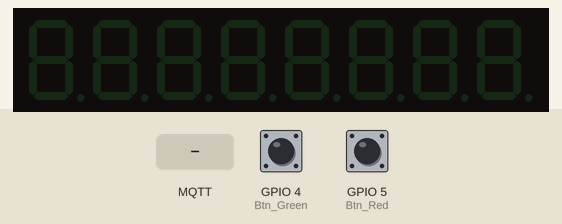
Bench run of a program on a simulated ESP8266 (NodeMCU). Shown: 8-digit seven-segment display. The inputs (shaded band) are chosen by the test bench; at power-on: GPIO 4 (Btn_Green) HIGH, GPIO 5 (Btn_Red) HIGH. WiFi joins after 1.5 s; servers stay silent unless stated; no MQTT or app messages arrive unless stated; what the program prints to the serial monitor is not drawn.

Above: at 2.7 s.
2.8 s: MQTT message "on" arrives on the first subscribed topic
At 3.8 s:
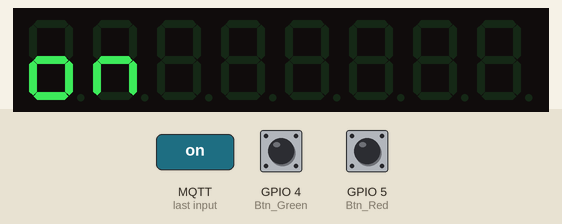
4.3 s: MQTT message "1" arrives on the first subscribed topic
At 5.0 s:
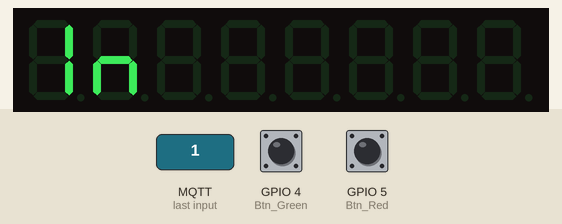
5.8 s: MQTT message "off" arrives on the first subscribed topic
At 6.1 s:
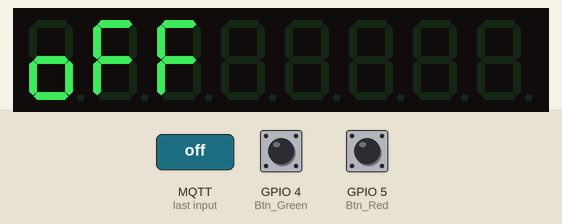
7.3 s: MQTT message "on" arrives on the second subscribed topic
At 8.4 s:
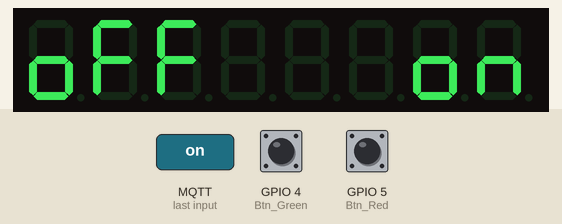
8.8 s: MQTT message "1" arrives on the second subscribed topic
At 9.6 s:
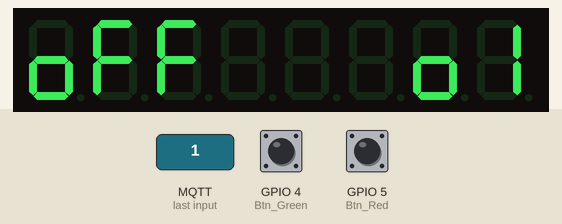
10.3 s: MQTT message "off" arrives on the second subscribed topic
At 10.7 s:
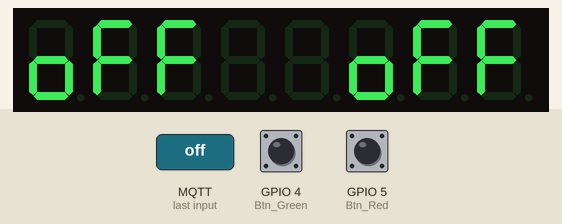
Timing chart, 0 to 12.8 s (numbered marks = the images above; inputs shaded):
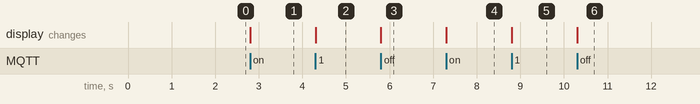

Measured:
- after the input at 2.8 s, the display: changes at once (image 1)
- after the input at 4.3 s, the display: changes at once (image 2)
- after the input at 5.8 s, the display: changes at once (image 3)
- after the input at 7.3 s, the display: changes at once (image 4)
- after the input at 8.8 s, the display: changes at once (image 5)
- after the input at 10.3 s, the display: changes at once (image 6)

The program:

main.cpp
```cpp
#include <Arduino.h>
#include <ESP8266WiFi.h>
#include <PubSubClient.h>
#include <max7219.h>
#include <Wire.h>
#include <stdlib.h>

#define Btn_Red 5
#define Btn_Green 4

#define LEFT 0
#define RIGHT 1

long lastMsg = 0;
float temperature = 0;
float humidity = 0;

uint8_t Value_Red, Value_Green;
uint8_t Default_Red = 1, Default_Green = 1;
uint8_t Count_Red = 0, Count_Green = 0;

// Khai báo biến `ssid` là một con trỏ kiểu char, chứa tên của mạng WiFi mà bạn muốn kết nối.
const char *ssid = "Samsung Galaxy Z Flip4";
// Khai báo biến `password` là một con trỏ kiểu char, chứa mật khẩu của mạng WiFi mà bạn muốn kết nối.
const char *password = "241810697";
// Khai báo biến `mqtt_server` là một con trỏ kiểu char, chứa địa chỉ của máy chủ MQTT mà bạn muốn kết nối.
const char *mqtt_server = "valianthead152.cloud.shiftr.io";
// Khai báo biến `mqtt_port` kiểu int, chứa cổng kết nối đến máy chủ MQTT.
const int mqtt_port = 1883;
// Khai báo biến `mqtt_username` là một con trỏ kiểu char, chứa tên người dùng dùng để xác thực kết nối MQTT.
const char *mqtt_username = "valianthead152";
// Khai báo biến `mqtt_password` là một con trỏ kiểu char, chứa mật khẩu dùng để xác thực kết nối MQTT.
// Lưu ý: Mật khẩu ở đây đã được ẩn đi vì lí do bảo mật.
const char *mqtt_password = "test123";
// Khởi tạo đối tượng espClient từ class WiFiClient, sử dụng để thiết lập kết nối WiFi.
WiFiClient espClient;
// Khởi tạo đối tượng client từ class PubSubClient, sử dụng để gửi và nhận tin nhắn MQTT.
// Đối tượng này được khởi tạo với espClient làm tham số, điều này cho phép nó sử dụng kết nối WiFi đã thiết lập.
PubSubClient client(espClient);
MAX7219 max7219;

void setup_wifi()
{
    delay(10); // Dừng chương trình trong một khoảng thời gian ngắn (10 milliseconds). Điều này có thể giúp ổn định module WiFi trước khi bắt đầu quá trình kết nối.

    // Bắt đầu kết nối WiFi bằng cách in thông báo trên cổng Serial.
    Serial.println();               // In một dòng trống để tạo khoảng cách trong log.
    Serial.print("Connecting to "); // In thông điệp "Connecting to " để báo hiệu đang tiến hành kết nối WiFi.
    Serial.println(ssid);           // In tên mạng WiFi (SSID) mà bạn đang cố gắng kết nối.

    WiFi.begin(ssid, password); // Bắt đầu kết nối WiFi bằng cách sử dụng SSID và mật khẩu đã được cung cấp.

    while (WiFi.status() != WL_CONNECTED) // Kiểm tra xem thiết bị đã kết nối thành công với WiFi hay chưa.
    {
        delay(500);        // Nếu chưa kết nối, hãy chờ 500 milliseconds trước khi kiểm tra lại.
        Serial.print("."); // In dấu chấm "." lên cổng Serial để biểu thị quá trình chờ kết nối.
    }

    // Khi thiết bị đã kết nối thành công với WiFi:
    Serial.println("");               // In một dòng trống.
    Serial.println("WiFi connected"); // Thông báo "WiFi connected" qua cổng Serial.
    Serial.println("IP address: ");   // Thông báo sẽ in ra địa chỉ IP của thiết bị.
    Serial.println(WiFi.localIP());   // In địa chỉ IP của thiết bị trong mạng WiFi mà nó vừa kết nối.
}

void callback(char *topic, byte *message, unsigned int length)
{
    // In thông điệp nhận được ra cổng Serial để debug hoặc theo dõi.
    Serial.print("Message arrived on topic: ");
    Serial.print(topic);
    Serial.print(". Message: ");
    String messageTemp;

    // Vòng lặp chuyển đổi tin nhắn từ dạng byte sang String.
    for (int i = 0; i < length; i++)
    {
        Serial.print((char)message[i]);  // In từng ký tự của tin nhắn.
        messageTemp += (char)message[i]; // Thêm từng ký tự vào chuỗi messageTemp.
    }
    Serial.println(); // Kết thúc dòng hiện tại trên cổng Serial.

    // Kiểm tra chủ đề của tin nhắn và thực hiện hành động tương ứng.
    if (strcmp(topic, "esp8266/client1/aht20/temperature") == 0)
    {
        const char *messageArray = messageTemp.c_str();
        // Kiểm tra độ dài của messageArray
        int messageLength = strlen(messageArray);
        // Đảm bảo là messageArray có độ dài nhỏ hơn hoặc bằng 6
        if (messageLength <= 4)
        {
            // Khai báo một mảng char[6] để lưu trữ messageArray
            char messageChar[4];
            // Sao chép nội dung từ messageArray sang messageChar
            strcpy(messageChar, messageArray);
            max7219.DisplayText(messageChar, LEFT);
        }
        else
        {
            // Xử lý trường hợp độ dài messageArray lớn hơn 6 nếu cần thiết
        }
    }

    // Làm tương tự như trên cho LED xanh lá.
    if (strcmp(topic, "esp8266/client1/aht20/humidity") == 0)
    {
        const char *messageArray = messageTemp.c_str();
        // Kiểm tra độ dài của messageArray
        int messageLength = strlen(messageArray);
        // Đảm bảo là messageArray có độ dài nhỏ hơn hoặc bằng 6
        if (messageLength <= 4)
        {
            // Khai báo một mảng char[6] để lưu trữ messageArray
            char messageChar[4];
            // Sao chép nội dung từ messageArray sang messageChar
            strcpy(messageChar, messageArray);
            max7219.DisplayText(messageChar, RIGHT);
        }
        else
        {
            // Xử lý trường hợp độ dài messageArray lớn hơn 6 nếu cần thiết
        }
    }
}

void reconnect()
{
    // Vòng lặp cho đến khi thiết bị được kết nối trở lại với MQTT broker.
    while (!client.connected())
    {
        Serial.print("Attempting MQTT connection...");
        // Tạo một ID client ngẫu nhiên để tránh xung đột khi kết nối.
        String clientId = "ESP8266_Client2";
        // clientId += String(random(0xffff), HEX); // ID được tạo dựa trên một giá trị ngẫu nhiên, giúp đảm bảo tính duy nhất.

        // Thử kết nối với MQTT broker sử dụng ID client, tên người dùng và mật khẩu.
        if (client.connect(clientId.c_str(), mqtt_username, mqtt_password))
        {
            Serial.println("connected");
            // Nếu kết nối thành công, đăng ký lại các chủ đề cần thiết.
            client.subscribe("esp8266/client1/aht20/temperature");
            client.subscribe("esp8266/client1/aht20/humidity");
        }
        else
        {
            // Nếu kết nối thất bại, in ra mã lỗi và thử lại sau 5 giây.
            Serial.print("failed, rc=");
            Serial.print(client.state()); // In ra trạng thái kết nối hiện tại để giúp xác định lỗi.
            Serial.println(" try again in 5 seconds");
            // Đợi 5 giây trước khi thử kết nối lại.
            delay(5000);
        }
    }
}

void setup()
{
    Serial.begin(115200); // Bắt đầu giao tiếp serial ở tốc độ baud rate 115200.
    max7219.Begin();
    pinMode(Btn_Green, INPUT);
    pinMode(Btn_Red, INPUT);
    setup_wifi(); // Thực hiện cấu hình kết nối WiFi.
    // Thiết lập thông tin máy chủ MQTT và gán hàm callback để xử lý tin nhắn đến.
    client.setServer(mqtt_server, mqtt_port); // Thiết lập máy chủ MQTT và cổng kết nối.
    client.setCallback(callback);             // Gán hàm callback để xử lý tin nhắn MQTT đến.
}

void loop()
{
    // Kiểm tra nếu thiết bị không kết nối với MQTT broker, thực hiện quá trình kết nối lại.
    if (!client.connected())
    {
        reconnect(); // Gọi hàm reconnect() để thực hiện kết nối lại với MQTT broker.
    }
    client.loop(); // Xử lý các gói tin MQTT đến và gửi đi trong thư viện PubSubClient.

    Value_Red = digitalRead(Btn_Red);
    Value_Green = digitalRead(Btn_Green);

    // Check Button Red
    if (Value_Red != Default_Red)
    {
        if (Value_Red == 1)
        {
            Count_Red++;
            if (Count_Red >= 2)
            {
                Count_Red = 0;
            }

            if (Count_Red == 1)
            {
                client.publish("esp8266/client2/led/red", "On");
            }
            else
            {
                client.publish("esp8266/client2/led/red", "Off");
            }

            delay(300); // Debounce delay
        }
        Default_Red = Value_Red;
    }

    // Check Button Green
    if (Value_Green != Default_Green)
    {
        if (Value_Green == 1)
        {
            Count_Green++;

            if (Count_Green >= 2)
            {
                Count_Green = 0;
            }

            if (Count_Green == 1)
            {
                client.publish("esp8266/client2/led/green", "On");
            }
            else
            {
                client.publish("esp8266/client2/led/green", "Off");
            }

            delay(300); // Debounce delay
        }
        Default_Green = Value_Green;
    }
}
```
